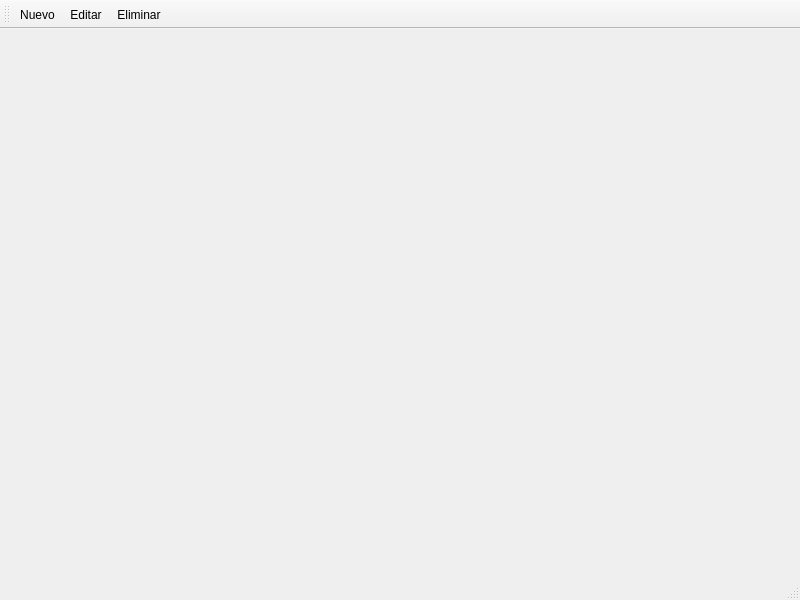
<?xml version="1.0" encoding="UTF-8"?>
<ui version="4.0">
 <class>Ui_MainWindow_Factura</class>
 <widget class="QMainWindow" name="Ui_MainWindow_Factura">
  <property name="geometry">
   <rect>
    <x>0</x>
    <y>0</y>
    <width>800</width>
    <height>600</height>
   </rect>
  </property>
  <property name="windowTitle">
   <string>MainWindow</string>
  </property>
  <widget class="QWidget" name="centralwidget"/>
  <widget class="QStatusBar" name="statusbar"/>
  <widget class="QToolBar" name="toolBar">
   <property name="windowTitle">
    <string>toolBar</string>
   </property>
   <attribute name="toolBarArea">
    <enum>TopToolBarArea</enum>
   </attribute>
   <attribute name="toolBarBreak">
    <bool>false</bool>
   </attribute>
   <addaction name="actionNuevo"/>
   <addaction name="actionEditar"/>
   <addaction name="actionEliminar"/>
  </widget>
  <action name="actionNuevo">
   <property name="text">
    <string>Nuevo</string>
   </property>
  </action>
  <action name="actionEditar">
   <property name="text">
    <string>Editar</string>
   </property>
  </action>
  <action name="actionEliminar">
   <property name="text">
    <string>Eliminar</string>
   </property>
  </action>
 </widget>
 <resources/>
 <connections/>
</ui>
